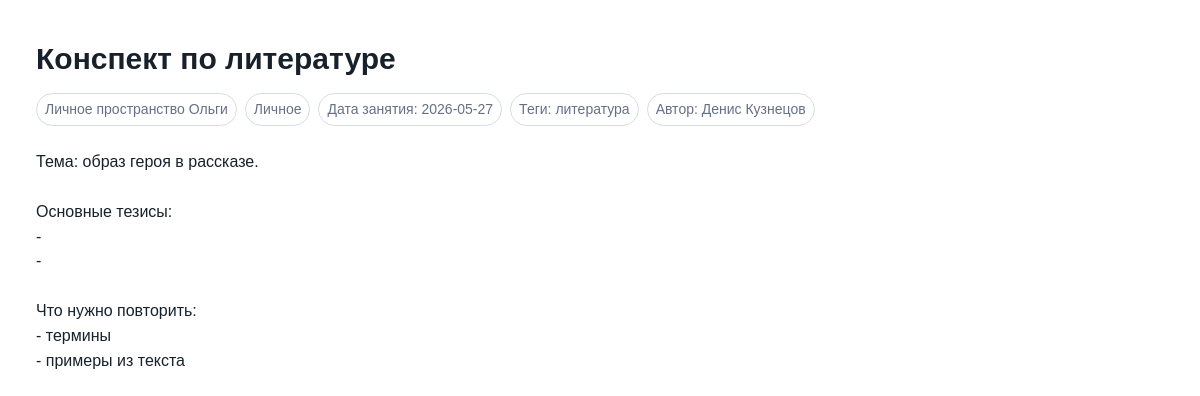
/notes/5/print (signed in), run on the app's committed database.
### tables this page shows
CREATE TABLE notes (
    id INTEGER PRIMARY KEY AUTOINCREMENT,
    workspace_id INTEGER NOT NULL REFERENCES workspaces(id) ON DELETE CASCADE,
    folder_id INTEGER REFERENCES folders(id) ON DELETE SET NULL,
    author_id INTEGER NOT NULL REFERENCES users(id) ON DELETE CASCADE,
    title TEXT NOT NULL,
    content TEXT NOT NULL DEFAULT '',
    lesson_date TEXT,
    lesson_time TEXT, 
    is_archived INTEGER NOT NULL DEFAULT 0,
    created_at TEXT NOT NULL DEFAULT CURRENT_TIMESTAMP,
    updated_at TEXT NOT NULL DEFAULT CURRENT_TIMESTAMP
);

CREATE TABLE workspaces (
    id INTEGER PRIMARY KEY AUTOINCREMENT,
    name TEXT NOT NULL,
    kind TEXT NOT NULL DEFAULT 'personal',
    owner_id INTEGER REFERENCES users(id) ON DELETE SET NULL
);

CREATE TABLE folders (
    id INTEGER PRIMARY KEY AUTOINCREMENT,
    workspace_id INTEGER NOT NULL REFERENCES workspaces(id) ON DELETE CASCADE,
    parent_id INTEGER REFERENCES folders(id) ON DELETE CASCADE,
    name TEXT NOT NULL
);

CREATE TABLE users (
    id INTEGER PRIMARY KEY AUTOINCREMENT,
    name TEXT NOT NULL,
    email TEXT NOT NULL UNIQUE,
    password_hash TEXT NOT NULL,
    role TEXT NOT NULL CHECK (role IN ('superadmin', 'org_admin', 'teacher', 'student', 'parent')),
    child_user_id INTEGER REFERENCES users(id) ON DELETE SET NULL,
    created_at TEXT NOT NULL DEFAULT CURRENT_TIMESTAMP
);

### app.py (the view)
@app.route("/notes/<int:note_id>/print")
@login_required
def note_print(note_id: int):
    require_note_access(note_id)
    note = query_one(
        """
        SELECT n.*, u.name AS author_name, w.name AS workspace_name, f.name AS folder_name,
               GROUP_CONCAT(t.name, ', ') AS tag_names
        FROM notes n
        JOIN users u ON u.id = n.author_id
        JOIN workspaces w ON w.id = n.workspace_id
        LEFT JOIN folders f ON f.id = n.folder_id
        LEFT JOIN note_tags nt ON nt.note_id = n.id
        LEFT JOIN tags t ON t.id = nt.tag_id
        WHERE n.id = ?
        GROUP BY n.id
        """,
        (note_id,),
    )
    if note is None:
        abort(404)
    return render_template("print_note.html", note=note)

### app.py (called while the page is built)
def create_app() -> Flask:
    app = Flask(__name__)
    app.config["SECRET_KEY"] = os.environ.get("SECRET_KEY", "dev-secret-change-me")
    app.config["DATABASE"] = DATABASE
    @app.before_request
    def load_current_user() -> None:
        user_id = session.get("user_id")
        g.user = None
        if user_id:
            g.user = query_one("SELECT * FROM users WHERE id = ?", (user_id,))
    @app.context_processor
    def inject_globals() -> dict:
        return {
        "ROLES": ROLES,
        "ACCESS_LEVELS": ACCESS_LEVELS,
        "NOTE_TEMPLATE_ROLES": NOTE_TEMPLATE_ROLES,
        "can_delete_user": can_delete_user,
    }
    return app

def get_db() -> sqlite3.Connection:
    if "db" not in g:
        g.db = sqlite3.connect(app.config["DATABASE"])
        g.db.row_factory = sqlite3.Row
        g.db.execute("PRAGMA foreign_keys = ON")
    return g.db

def query_one(sql: str, params: tuple = ()) -> sqlite3.Row | None:
    return get_db().execute(sql, params).fetchone()

def login_required(view):
    @wraps(view)
    def wrapped_view(**kwargs):
        if g.user is None:
            return redirect(url_for("login"))
        return view(**kwargs)
    return wrapped_view

def note_access(note_id: int) -> str | None:
    if g.user["role"] in {"superadmin", "org_admin"}:
        return "owner"
    direct = query_one(
        "SELECT access_level FROM note_access WHERE note_id = ? AND user_id = ?",
        (note_id, g.user["id"]),
    )
    if direct:
        return direct["access_level"]
    note = query_one("SELECT author_id FROM notes WHERE id = ?", (note_id,))
    if note and note["author_id"] == g.user["id"]:
        return "owner"
    return None

def access_rank(level: str | None) -> int:
    ranks = {"view": 1, "comment": 2, "edit": 3, "owner": 4}
    return ranks.get(level or "", 0)

def require_note_access(note_id: int, minimum: str = "view") -> str:
    level = note_access(note_id)
    if access_rank(level) < access_rank(minimum):
        abort(403)
    return level or ""

### templates/print_note.html (shortened to what this page needs)
<!doctype html>
<html lang="ru">
<head>
</head>
<body>
    <h1>{{ note.title }}</h1>
    <div class="meta">
        <span>{{ note.workspace_name }}</span>
        {% if note.folder_name %}<span>{{ note.folder_name }}</span>{% endif %}
        {% if note.lesson_date %}<span>Дата занятия: {{ note.lesson_date }}</span>{% endif %}
        {% if note.tag_names %}<span>Теги: {{ note.tag_names }}</span>{% endif %}
        <span>Автор: {{ note.author_name }}</span>
    </div>
    <pre>{{ note.content }}</pre>
</body>
</html>

### templates/print_note.html (style rules this page uses)
body { margin: 36px; color: #17212b; font-family: Arial, Helvetica, sans-serif; line-height: 1.55; }
h1 { margin: 0 0 10px; font-size: 30px; }
.meta { display: flex; flex-wrap: wrap; gap: 8px; margin-bottom: 24px; color: #667085; font-size: 14px; }
.meta span { padding: 5px 8px; border: 1px solid #d6dce2; border-radius: 999px; }
pre { white-space: pre-wrap; font: inherit; }

### data on the page
notes: title "Конспект по литературе", lesson_date "2026-05-27", content "Тема: образ героя в рассказе. Основные тезисы: - - Что нужно повторить: - термины - примеры из текста"
workspaces: workspace_name "Личное пространство Ольги"
folders: folder_name "Личное"
users: author_name "Денис Кузнецов"

### other printed values
{{ note.tag_names }} "литература"
